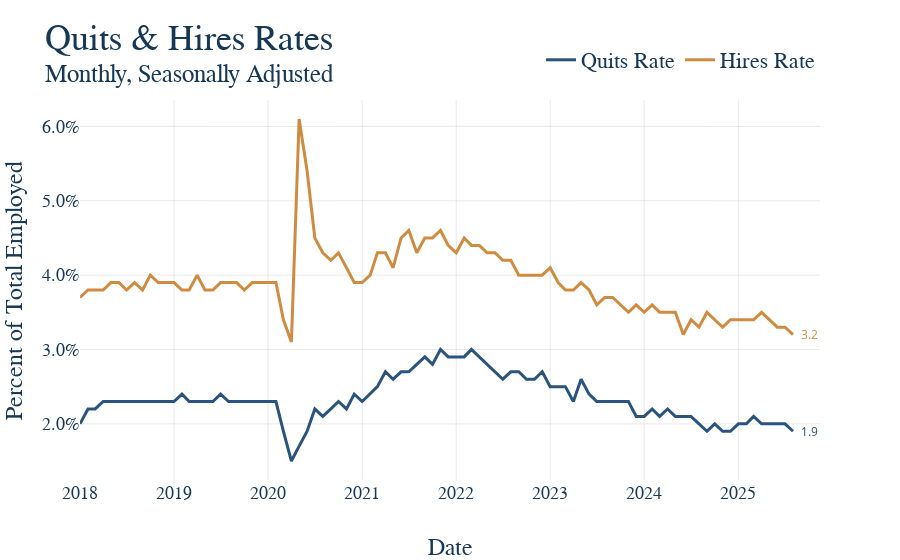

Notebook cell for this chart:
### Markdown cell above
5. Now that all our data is ready, make the graph and have it save itself as a .html file to graph_output whenver the notebooks is rerun. The name of the file should exactly match the notebook name. For instance, this file "example.ipynb" produces the graph "example.html." Nice work, you made a graph!

### Code cell
fig = go.Figure()

for col in joined_df.columns:
    fig.add_trace(
        go.Scatter(
            x=joined_df.index,
            y=joined_df[col],
            mode='lines',
            name=col
        )
    )

fig.update_layout(
    title = dict(text = 'Quits & Hires Rates <br><sup>Monthly, Seasonally Adjusted</sup>'),
    xaxis_title="Date",
    yaxis_title="Percent of Total Employed",
)

fig.update_yaxes(
    tickformat=".1f",
    ticksuffix="%"
)

fig.update_xaxes(
    type='date',
    tickformat='%Y',
)

ut.add_end_labels(fig = fig)

fig.show()

fig.write_html(GRAPH_OUTPUT_PATH / f"{GRAPH_NAME}.html")
